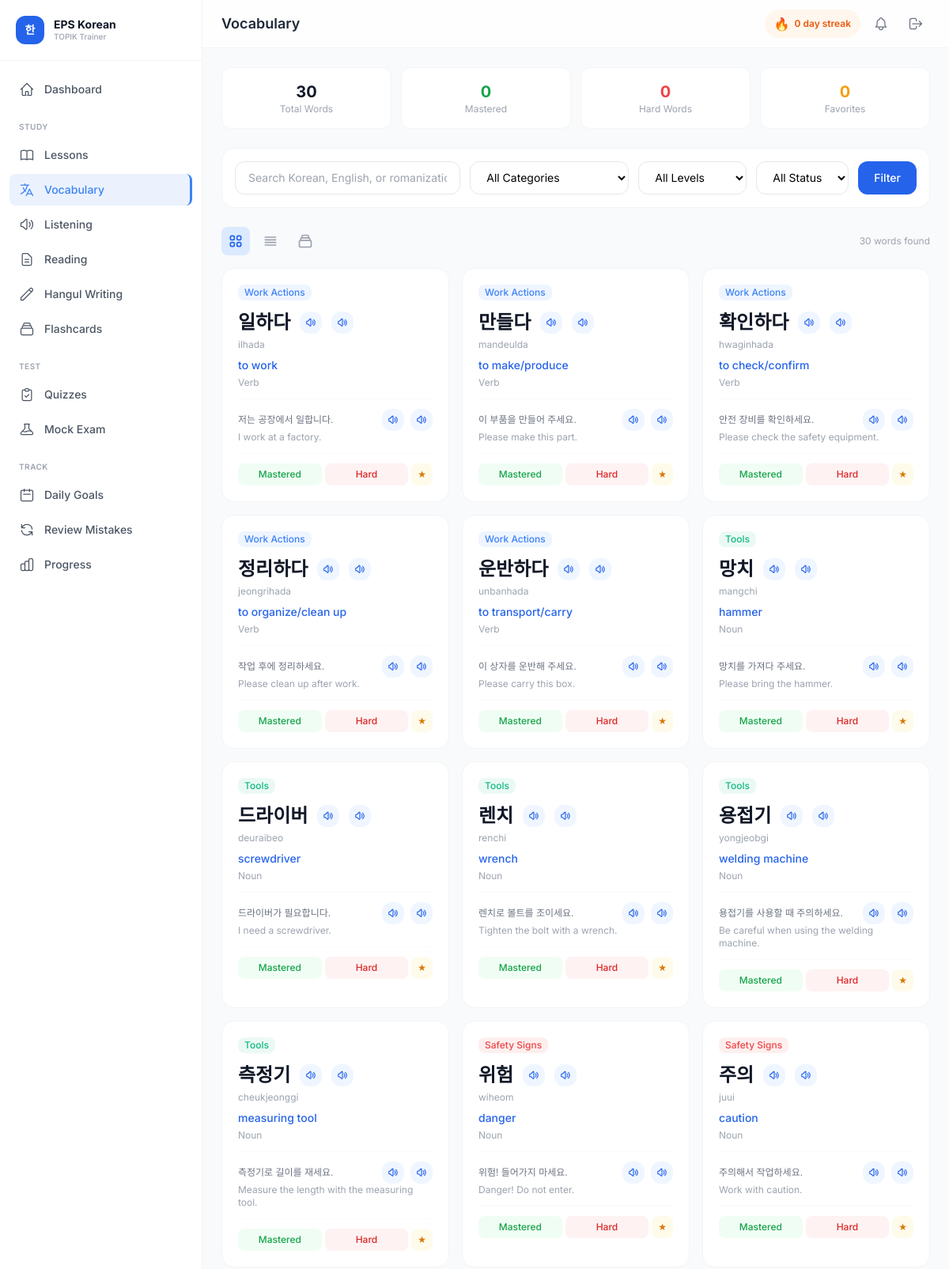
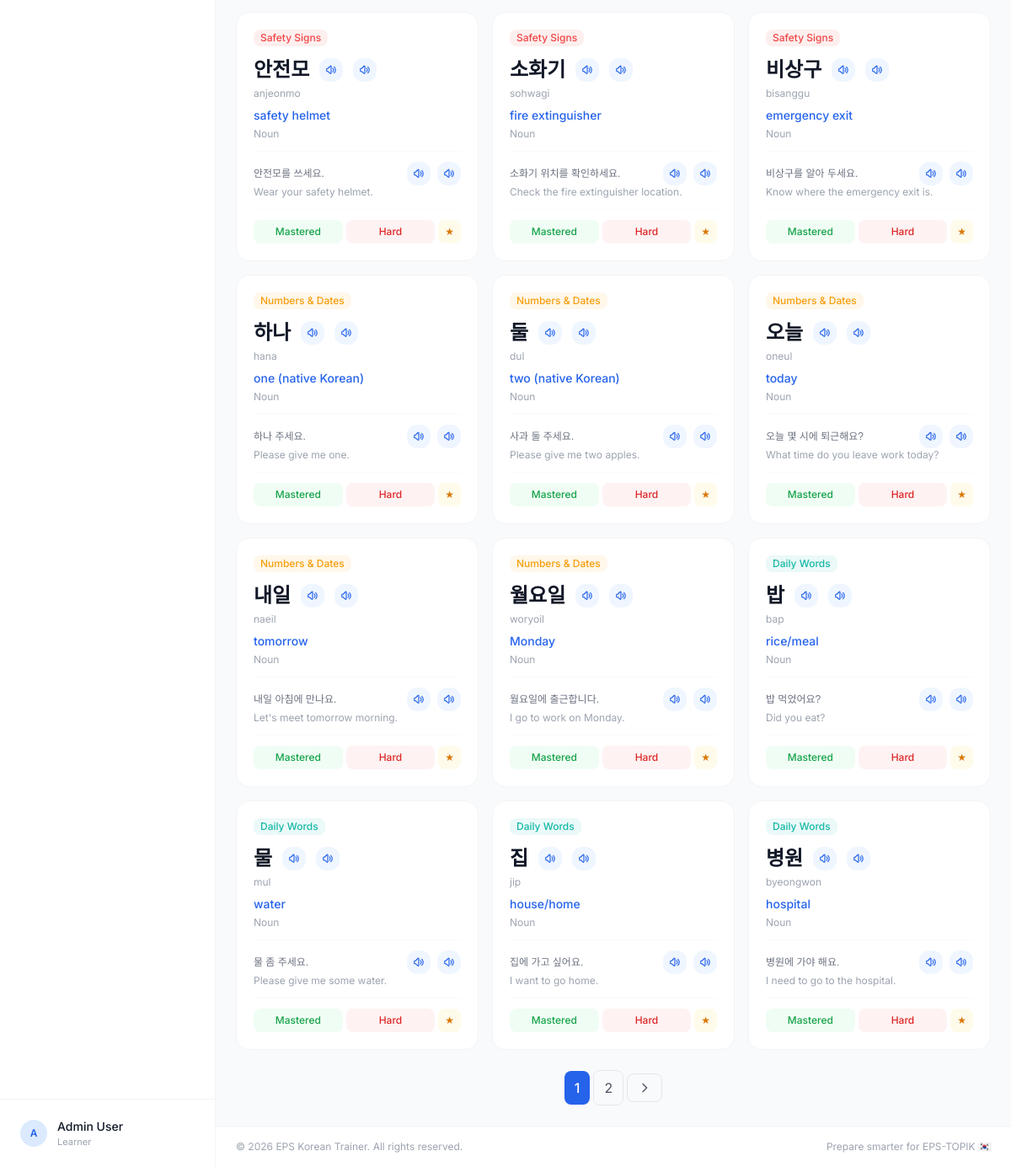
/vocabulary.php (signed in), run on the app's committed database (2 pictures, top to bottom).
### tables this page shows
CREATE TABLE vocabulary (
    id INT AUTO_INCREMENT PRIMARY KEY,
    category_id INT DEFAULT NULL,
    korean_word VARCHAR(100) NOT NULL,
    transliteration VARCHAR(150) DEFAULT NULL,
    english_meaning VARCHAR(200) NOT NULL,
    part_of_speech ENUM('noun','verb','adjective','adverb','phrase','expression','other') DEFAULT 'noun',
    example_sentence_kr VARCHAR(500) DEFAULT NULL,
    example_sentence_en VARCHAR(500) DEFAULT NULL,
    audio_path VARCHAR(255) DEFAULT NULL,
    difficulty ENUM('beginner','intermediate','advanced') DEFAULT 'beginner',
    status ENUM('active','inactive') DEFAULT 'active',
    created_at DATETIME DEFAULT CURRENT_TIMESTAMP,
    updated_at DATETIME DEFAULT CURRENT_TIMESTAMP ON UPDATE CURRENT_TIMESTAMP,
    FOREIGN KEY (category_id) REFERENCES categories(id) ON DELETE SET NULL,
    INDEX idx_difficulty (difficulty),
    INDEX idx_status (status)
);

CREATE TABLE categories (
    id INT AUTO_INCREMENT PRIMARY KEY,
    name VARCHAR(100) NOT NULL,
    slug VARCHAR(100) NOT NULL UNIQUE,
    description TEXT DEFAULT NULL,
    module ENUM('lesson','vocabulary','listening','reading','quiz','mock_exam') NOT NULL,
    icon VARCHAR(50) DEFAULT NULL,
    color VARCHAR(20) DEFAULT '#3B82F6',
    sort_order INT DEFAULT 0,
    status ENUM('active','inactive') DEFAULT 'active',
    created_at DATETIME DEFAULT CURRENT_TIMESTAMP,
    INDEX idx_module (module),
    INDEX idx_status (status)
);

### vocabulary.php (the view, shortened to what this page needs)
<?php
require_once __DIR__ . '/includes/helpers.php';
$userId = getCurrentUserId();
$db = getDB();
$search = $_GET['search'] ?? '';
$view = $_GET['view'] ?? 'cards';
$categories = $db->query("SELECT * FROM categories WHERE module = 'vocabulary' AND status = 'active' ORDER BY sort_order")->fetchAll();
$where = "v.status = 'active'";
$params = [$userId];
$page = max(1, (int)($_GET['page'] ?? 1));
$perPage = 24;
$offset = ($page - 1) * $perPage;
$countStmt = $db->prepare("SELECT COUNT(*) as cnt FROM vocabulary v LEFT JOIN user_vocabulary_status uvs ON v.id = uvs.vocabulary_id AND uvs.user_id = ? WHERE $where");
$countStmt->execute($params);
$totalItems = (int)$countStmt->fetch()['cnt'];
$stmt = $db->prepare("SELECT v.*, c.name as category_name, c.icon as category_icon, c.color as category_color,
    uvs.status as user_status, uvs.review_count
    FROM vocabulary v
    LEFT JOIN categories c ON v.category_id = c.id
    LEFT JOIN user_vocabulary_status uvs ON v.id = uvs.vocabulary_id AND uvs.user_id = ?
    WHERE $where ORDER BY v.id LIMIT $perPage OFFSET $offset");
$stmt->execute($params);
$vocabItems = $stmt->fetchAll();
$stmt = $db->prepare("SELECT
    COUNT(*) as total,
    SUM(CASE WHEN uvs.status = 'mastered' THEN 1 ELSE 0 END) as mastered,
    SUM(CASE WHEN uvs.status = 'hard' THEN 1 ELSE 0 END) as hard,
    SUM(CASE WHEN uvs.status = 'favorite' THEN 1 ELSE 0 END) as favorites
    FROM vocabulary v LEFT JOIN user_vocabulary_status uvs ON v.id = uvs.vocabulary_id AND uvs.user_id = ?
    WHERE v.status = 'active'");
$stmt->execute([$userId]);
$stats = $stmt->fetch();
require_once __DIR__ . '/includes/header.php';
?>
<div class="grid grid-cols-2 sm:grid-cols-4 gap-3 mb-6">
    <div class="bg-white rounded-xl border border-gray-100 p-4 text-center">
        <p class="text-xl font-bold text-gray-900"><?= $stats['total'] ?></p>
        <p class="text-xs text-gray-400">Total Words</p>
    </div>
    <div class="bg-white rounded-xl border border-gray-100 p-4 text-center">
        <p class="text-xl font-bold text-green-600"><?= $stats['mastered'] ?? 0 ?></p>
        <p class="text-xs text-gray-400">Mastered</p>
    </div>
    <div class="bg-white rounded-xl border border-gray-100 p-4 text-center">
        <p class="text-xl font-bold text-red-500"><?= $stats['hard'] ?? 0 ?></p>
        <p class="text-xs text-gray-400">Hard Words</p>
    </div>
    <div class="bg-white rounded-xl border border-gray-100 p-4 text-center">
        <p class="text-xl font-bold text-amber-500"><?= $stats['favorites'] ?? 0 ?></p>
        <p class="text-xs text-gray-400">Favorites</p>
    </div>
</div>
<div class="bg-white rounded-2xl border border-gray-100 p-4 mb-6">
    <form method="GET" class="flex flex-col sm:flex-row gap-3">
        <div class="flex-1">
            <input type="text" name="search" value="<?= sanitize($search) ?>" placeholder="Search Korean, English, or romanization..."
                class="w-full px-4 py-2.5 rounded-xl border border-gray-200 focus:border-blue-500 focus:ring-2 focus:ring-blue-100 outline-none transition text-sm">
        </div>
        <select name="category" class="px-4 py-2.5 rounded-xl border border-gray-200 text-sm bg-white">
            <option value="">All Categories</option>
        </select>
        <select name="difficulty" class="px-4 py-2.5 rounded-xl border border-gray-200 text-sm bg-white">
            <option value="">All Levels</option>
        </select>
        <select name="status" class="px-4 py-2.5 rounded-xl border border-gray-200 text-sm bg-white">
            <option value="">All Status</option>
        </select>
        <button type="submit" class="px-5 py-2.5 bg-blue-600 text-white rounded-xl text-sm font-medium transition hover:bg-blue-700">Filter</button>
    </form>
</div>
<div class="flex items-center justify-between mb-4">
    <div class="flex items-center gap-2">
        <a href="?<?= http_build_query(array_merge($_GET, ['view' => 'cards'])) ?>" class="p-2 rounded-lg <?= $view === 'cards' ? 'bg-blue-100 text-blue-600' : 'text-gray-400 hover:bg-gray-100' ?> transition">
        </a>
        <a href="?<?= http_build_query(array_merge($_GET, ['view' => 'list'])) ?>" class="p-2 rounded-lg <?= $view === 'list' ? 'bg-blue-100 text-blue-600' : 'text-gray-400 hover:bg-gray-100' ?> transition">
            <svg class="w-5 h-5" fill="none" stroke="currentColor" viewBox="0 0 24 24"><path stroke-linecap="round" stroke-linejoin="round" stroke-width="2" d="M4 6h16M4 10h16M4 14h16M4 18h16"/></svg>
        </a>
        <a href="?<?= http_build_query(array_merge($_GET, ['view' => 'flashcard'])) ?>" class="p-2 rounded-lg <?= $view === 'flashcard' ? 'bg-blue-100 text-blue-600' : 'text-gray-400 hover:bg-gray-100' ?> transition">
            <svg class="w-5 h-5" fill="none" stroke="currentColor" viewBox="0 0 24 24"><path stroke-linecap="round" stroke-linejoin="round" stroke-width="2" d="M19 11H5m14 0a2 2 0 012 2v6a2 2 0 01-2 2H5a2 2 0 01-2-2v-6a2 2 0 012-2m14 0V9a2 2 0 00-2-2M5 11V9a2 2 0 012-2m0 0V5a2 2 0 012-2h6a2 2 0 012 2v2M7 7h10"/></svg>
        </a>
    </div>
    <p class="text-xs text-gray-400"><?= $totalItems ?> words found</p>
</div>
<?php if (empty($vocabItems)): ?>
<div class="bg-white rounded-2xl border border-gray-100 p-12 text-center">
    <div class="w-16 h-16 rounded-2xl bg-gray-50 flex items-center justify-center mx-auto mb-3">
        <svg class="w-8 h-8 text-gray-300" fill="none" stroke="currentColor" viewBox="0 0 24 24"><path stroke-linecap="round" stroke-linejoin="round" stroke-width="1.5" d="M3 5h12M9 3v2m1.048 9.5A18.022 18.022 0 016.412 9m6.088 9h7M11 21l5-10 5 10"/></svg>
    </div>
    <p class="text-gray-400 text-sm">No vocabulary found. Try adjusting your filters.</p>
</div>
<?php else: ?>
<div class="grid sm:grid-cols-2 lg:grid-cols-3 xl:grid-cols-4 gap-4">
    <?php foreach ($vocabItems as $v): ?>
    <div class="bg-white rounded-2xl border border-gray-100 hover:border-blue-200 hover:shadow-lg hover:shadow-blue-50 transition-all p-5 group">
        <div class="flex items-start justify-between mb-3">
            <span class="text-xs font-medium px-2 py-0.5 rounded-lg" style="background: <?= $v['category_color'] ?? '#3B82F6' ?>15; color: <?= $v['category_color'] ?? '#3B82F6' ?>"><?= sanitize($v['category_name'] ?? 'General') ?></span>
        </div>
        <div class="flex items-center gap-2 mb-1">
            <p class="korean-text text-2xl font-bold text-gray-900"><?= sanitize($v['korean_word']) ?></p>
            <?= speakerBtnInline($v['korean_word'], ['module' => 'vocabulary', 'itemId' => $v['id'], 'audioUrl' => $v['audio_path'] ? APP_URL . '/uploads/' . $v['audio_path'] : '']) ?>
            <?= speakerBtnInline($v['korean_word'], ['rate' => 0.6, 'class' => 'bg-amber-50 hover:bg-amber-100 text-amber-500', 'module' => 'vocabulary', 'itemId' => $v['id']]) ?>
        </div>
        <p class="text-xs text-gray-400 mb-2"><?= sanitize($v['transliteration'] ?? '') ?></p>
        <p class="text-sm font-medium text-blue-600 mb-1"><?= sanitize($v['english_meaning']) ?></p>
        <p class="text-xs text-gray-400 capitalize mb-3"><?= $v['part_of_speech'] ?></p>
        <?php if ($v['example_sentence_kr']): ?>
        <div class="pt-3 border-t border-gray-50">
            <div class="flex items-center gap-1">
                <p class="text-xs text-gray-500 korean-text flex-1"><?= sanitize($v['example_sentence_kr']) ?></p>
                <?= speakerBtnInline($v['example_sentence_kr'], ['module' => 'vocabulary', 'itemId' => $v['id']]) ?>
                <?= speakerBtnInline($v['example_sentence_kr'], ['rate' => 0.6, 'class' => 'bg-amber-50 hover:bg-amber-100 text-amber-500', 'module' => 'vocabulary', 'itemId' => $v['id']]) ?>
            </div>
            <p class="text-xs text-gray-400"><?= sanitize($v['example_sentence_en'] ?? '') ?></p>
        </div>
        <?php endif; ?>
        <div class="flex items-center gap-1 mt-3 pt-3 border-t border-gray-50">
            <form method="POST" class="flex gap-1 w-full">
                <button type="submit" name="new_status" value="mastered" class="flex-1 py-1.5 rounded-lg bg-green-50 hover:bg-green-100 text-green-600 text-xs font-medium transition">Mastered</button>
                <button type="submit" name="new_status" value="hard" class="flex-1 py-1.5 rounded-lg bg-red-50 hover:bg-red-100 text-red-600 text-xs font-medium transition">Hard</button>
                <button type="submit" name="new_status" value="favorite" class="py-1.5 px-2 rounded-lg bg-amber-50 hover:bg-amber-100 text-amber-600 text-xs transition">★</button>
            </form>
        </div>
    </div>
    <?php endforeach; ?>
</div>
<?php endif; ?>
<?= paginate($totalItems, $perPage, $page, APP_URL . '/vocabulary.php?' . http_build_query(array_diff_key($_GET, ['page' => '']))) ?>
<?php require_once __DIR__ . '/includes/footer.php'; ?>

### includes/speaker-button.php (shortened to what this page needs)
<?php
function speakerBtn(string $koreanText, array $opts = []): string {
    $size = $opts['size'] ?? 'md';
    $audioUrl = $opts['audioUrl'] ?? '';
    $audioType = $opts['audioType'] ?? ($audioUrl ? 'uploaded' : 'browser_tts');
    $rate = $opts['rate'] ?? '';
    $module = $opts['module'] ?? 'phrase';
    $itemId = $opts['itemId'] ?? '';
    $extraClass = $opts['class'] ?? '';
    $showLabel = $opts['showLabel'] ?? ($size !== 'xs');
    $escaped = htmlspecialchars($koreanText, ENT_QUOTES, 'UTF-8');
    $sizes = [
        'xs' => 'w-7 h-7 p-0',
        'sm' => 'h-8 px-2.5 gap-1.5 text-xs',
        'md' => 'h-9 px-3 gap-2 text-sm',
        'lg' => 'h-10 px-4 gap-2 text-sm'
    ];
    $sizeClass = $sizes[$size] ?? $sizes['md'];
    $iconSize = $size === 'xs' ? 'w-3.5 h-3.5' : ($size === 'sm' ? 'w-3.5 h-3.5' : 'w-4 h-4');
    $dataAttrs = 'data-tts-text="' . $escaped . '"';
    if ($audioType) $dataAttrs .= ' data-tts-type="' . $audioType . '"';
    if ($rate)      $dataAttrs .= ' data-tts-rate="' . (float)$rate . '"';
    if ($module)    $dataAttrs .= ' data-tts-module="' . htmlspecialchars($module, ENT_QUOTES, 'UTF-8') . '"';
    if ($itemId)    $dataAttrs .= ' data-tts-item-id="' . (int)$itemId . '"';
    $labelHtml = '';
    return '<button type="button" ' . $dataAttrs . ' class="tts-btn tts-idle inline-flex items-center justify-center rounded-xl font-medium transition-all duration-200 bg-blue-50 hover:bg-blue-100 text-blue-600 active:scale-95 ' . $sizeClass . ' ' . $extraClass . '" title="Listen to pronunciation">'
        . '<span class="tts-icon flex-shrink-0"><svg class="' . $iconSize . '" fill="none" stroke="currentColor" viewBox="0 0 24 24"><path stroke-linecap="round" stroke-linejoin="round" stroke-width="2" d="M15.536 8.464a5 5 0 010 7.072M18.364 5.636a9 9 0 010 12.728M5.586 15H4a1 1 0 01-1-1v-4a1 1 0 011-1h1.586l4.707-4.707A1 1 0 0112 5.586v12.828a1 1 0 01-1.707.707L5.586 15z"/></svg></span>'
        . $labelHtml
        . '</button>';
}
function speakerBtnInline(string $koreanText, array $opts = []): string {
    $opts['size'] = 'xs';
    $opts['showLabel'] = false;
    $opts['class'] = 'inline-flex align-middle ml-1 rounded-lg bg-blue-50 hover:bg-blue-100 text-blue-500 ' . ($opts['class'] ?? '');
    return speakerBtn($koreanText, $opts);
}

### includes/header.php (style rules this page uses)
body { font-family: 'Inter', 'Noto Sans KR', sans-serif; }
.korean-text, .korean-large, .korean-xlarge { font-family: 'Noto Sans KR', sans-serif; }

### data on the page
vocabulary: category.name "Work Actions", korean_word "일하다", transliteration "ilhada", english_meaning "to work", part_of_speech "Verb", example_sentence_kr "저는 공장에서 일합니다.", example_sentence_en "I work at a factory."
vocabulary: category.name "Work Actions", korean_word "만들다", transliteration "mandeulda", english_meaning "to make/produce", part_of_speech "Verb", example_sentence_kr "이 부품을 만들어 주세요.", example_sentence_en "Please make this part."
vocabulary: category.name "Work Actions", korean_word "확인하다", transliteration "hwaginhada", english_meaning "to check/confirm", part_of_speech "Verb", example_sentence_kr "안전 장비를 확인하세요.", example_sentence_en "Please check the safety equipment."
vocabulary: category.name "Work Actions", korean_word "정리하다", transliteration "jeongrihada", english_meaning "to organize/clean up", part_of_speech "Verb", example_sentence_kr "작업 후에 정리하세요.", example_sentence_en "Please clean up after work."
vocabulary: category.name "Work Actions", korean_word "운반하다", transliteration "unbanhada", english_meaning "to transport/carry", part_of_speech "Verb", example_sentence_kr "이 상자를 운반해 주세요.", example_sentence_en "Please carry this box."
vocabulary: category.name "Tools", korean_word "망치", transliteration "mangchi", english_meaning "hammer", part_of_speech "Noun", example_sentence_kr "망치를 가져다 주세요.", example_sentence_en "Please bring the hammer."
vocabulary: category.name "Tools", korean_word "드라이버", transliteration "deuraibeo", english_meaning "screwdriver", part_of_speech "Noun", example_sentence_kr "드라이버가 필요합니다.", example_sentence_en "I need a screwdriver."
vocabulary: category.name "Tools", korean_word "렌치", transliteration "renchi", english_meaning "wrench", part_of_speech "Noun", example_sentence_kr "렌치로 볼트를 조이세요.", example_sentence_en "Tighten the bolt with a wrench."
vocabulary: category.name "Tools", korean_word "용접기", transliteration "yongjeobgi", english_meaning "welding machine", part_of_speech "Noun", example_sentence_kr "용접기를 사용할 때 주의하세요.", example_sentence_en "Be careful when using the welding machine."
vocabulary: category.name "Tools", korean_word "측정기", transliteration "cheukjeonggi", english_meaning "measuring tool", part_of_speech "Noun", example_sentence_kr "측정기로 길이를 재세요.", example_sentence_en "Measure the length with the measuring tool."
vocabulary: category.name "Safety Signs", korean_word "위험", transliteration "wiheom", english_meaning "danger", part_of_speech "Noun", example_sentence_kr "위험! 들어가지 마세요.", example_sentence_en "Danger! Do not enter."
vocabulary: category.name "Safety Signs", korean_word "주의", transliteration "juui", english_meaning "caution", part_of_speech "Noun", example_sentence_kr "주의해서 작업하세요.", example_sentence_en "Work with caution."
vocabulary: category.name "Safety Signs", korean_word "안전모", transliteration "anjeonmo", english_meaning "safety helmet", part_of_speech "Noun", example_sentence_kr "안전모를 쓰세요.", example_sentence_en "Wear your safety helmet."
vocabulary: category.name "Safety Signs", korean_word "소화기", transliteration "sohwagi", english_meaning "fire extinguisher", part_of_speech "Noun", example_sentence_kr "소화기 위치를 확인하세요.", example_sentence_en "Check the fire extinguisher location."
vocabulary: category.name "Safety Signs", korean_word "비상구", transliteration "bisanggu", english_meaning "emergency exit", part_of_speech "Noun", example_sentence_kr "비상구를 알아 두세요.", example_sentence_en "Know where the emergency exit is."
vocabulary: category.name "Numbers & Dates", korean_word "하나", transliteration "hana", english_meaning "one (native Korean)", part_of_speech "Noun", example_sentence_kr "하나 주세요.", example_sentence_en "Please give me one."
vocabulary: category.name "Numbers & Dates", korean_word "둘", transliteration "dul", english_meaning "two (native Korean)", part_of_speech "Noun", example_sentence_kr "사과 둘 주세요.", example_sentence_en "Please give me two apples."
vocabulary: category.name "Numbers & Dates", korean_word "오늘", transliteration "oneul", english_meaning "today", part_of_speech "Noun", example_sentence_kr "오늘 몇 시에 퇴근해요?", example_sentence_en "What time do you leave work today?"
vocabulary: category.name "Numbers & Dates", korean_word "내일", transliteration "naeil", english_meaning "tomorrow", part_of_speech "Noun", example_sentence_kr "내일 아침에 만나요.", example_sentence_en "Let's meet tomorrow morning."
vocabulary: category.name "Numbers & Dates", korean_word "월요일", transliteration "woryoil", english_meaning "Monday", part_of_speech "Noun", example_sentence_kr "월요일에 출근합니다.", example_sentence_en "I go to work on Monday."
vocabulary: category.name "Daily Words", korean_word "밥", transliteration "bap", english_meaning "rice/meal", part_of_speech "Noun", example_sentence_kr "밥 먹었어요?", example_sentence_en "Did you eat?"
vocabulary: category.name "Daily Words", korean_word "물", transliteration "mul", english_meaning "water", part_of_speech "Noun", example_sentence_kr "물 좀 주세요.", example_sentence_en "Please give me some water."
vocabulary: category.name "Daily Words", korean_word "집", transliteration "jip", english_meaning "house/home", part_of_speech "Noun", example_sentence_kr "집에 가고 싶어요.", example_sentence_en "I want to go home."
vocabulary: category.name "Daily Words", korean_word "병원", transliteration "byeongwon", english_meaning "hospital", part_of_speech "Noun", example_sentence_kr "병원에 가야 해요.", example_sentence_en "I need to go to the hospital."

### other printed values
substr($currentUser['name'], 0, 1) "A"
$currentUser['name'] "Admin User"
$pageTitle "Vocabulary"
getUserStreak($currentUser['id']) "0"
$stats['total'] "30"
$stats['mastered'] "0"
$stats['hard'] "0"
$stats['favorites'] "0"
$totalItems "30"
APP_NAME "EPS Korean Trainer"
